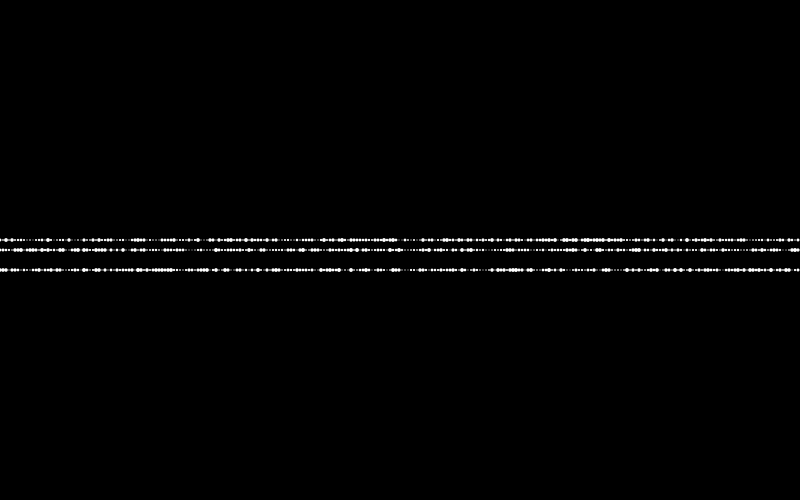
Frame 1 (no input)
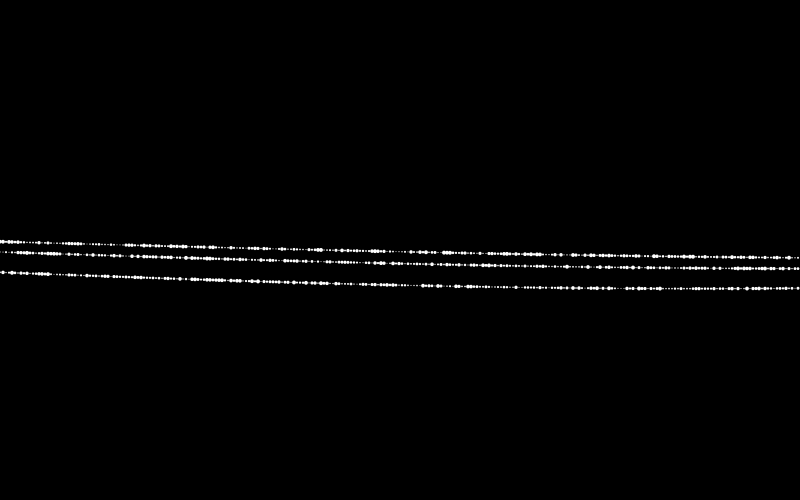
Frame 60 (the mouse pressed at the canvas centre just before this capture)
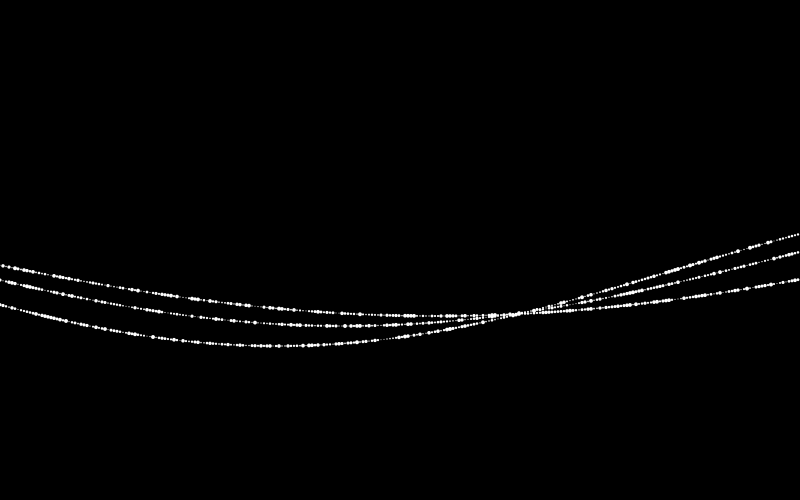
Frame 120 (the mouse held since frame 60 and released just before this capture)

The Processing sketch that drew these frames (run headless with seeded random() and noise(); from frame 60 on, the mouse is pressed at the canvas centre):

// Processing sketch: day6_05_sinWave_1
// ── day6_05_sinWave_1.pde
void setup() {
  size(800, 500);
  background(0);
}

void draw() {
  background(0);
  wave(height/2 - 10, 0.005);
  wave(height/2, 0.006);
  wave(height/2 + 20, 0.007);
}

void wave(float _y, float adj) {
  int resolution = 3;
  for (int x=0; x<width; x += resolution) {
    float freq, amp;

    freq = frameCount * 0.005; // 0.005
    amp = adj; 
    float sinFreq = sin(freq) * amp;

    freq = frameCount * 0.02;
    amp = 20; // -20 to 20
    float sinAmp = sin(freq) * amp;
    
    float ampAdj = map(mouseY, 0, width, 0, 200);
    
    freq = frameCount*sinFreq + x*sinFreq; // time + position
    //freq = frameCount*0.01 + x*0.01; // time + position
    amp = ampAdj + sinAmp; // 80 to 120
    float sinVal = sin(freq) * amp;

    //float x = frameCount;
    float y = _y + sinVal;

    float size = random(1, 4);
    noStroke();
    fill(255);
    ellipse(x, y, size, size);
  }
}
